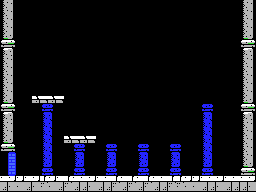

Rendered tile map (Tiled .tmx) drawn with the repository's tilesets; below, a short description and the full map source, tile grids included:
An orthogonal 32x24 tile map with 8x8 px tiles, 1 tile layer (Tile Layer 1), 2 tilesets.

<map version="1.0" orientation="orthogonal" renderorder="right-down" width="32" height="24" tilewidth="8" tileheight="8" nextobjectid="1">
 <tileset firstgid="1" name="tiles" tilewidth="8" tileheight="8" tilecount="256" columns="16">
  <image source="boss1-tiles.png" width="128" height="128" />
 </tileset>
 <tileset firstgid="257" name="tiles" tilewidth="8" tileheight="8" tilecount="256" columns="16">
  <image source="pyramid/tiles.png" width="128" height="128" />
 </tileset>
 <layer name="Tile Layer 1" width="32" height="24">
  <data encoding="csv">
468,469,1,1,1,1,1,1,1,1,1,1,1,1,1,1,1,1,1,1,1,1,1,1,1,1,1,1,1,1,468,469,
468,469,1,1,1,1,1,1,1,1,1,1,1,1,1,1,1,1,1,1,1,1,1,1,1,1,1,1,1,1,468,469,
468,469,1,1,1,1,1,1,1,1,1,1,1,1,1,1,1,1,1,1,1,1,1,1,1,1,1,1,1,1,468,469,
468,469,1,1,1,1,1,1,1,1,1,1,1,1,1,1,1,1,1,1,1,1,1,1,1,1,1,1,1,1,468,469,
484,485,1,1,1,1,1,1,1,1,1,1,1,1,1,1,1,1,1,1,1,1,1,1,1,1,1,1,1,1,484,485,
500,501,1,1,1,1,1,1,1,1,1,1,1,1,1,1,1,1,1,1,1,1,1,1,1,1,1,1,1,1,500,501,
452,453,1,1,1,1,1,1,1,1,1,1,1,1,1,1,1,1,1,1,1,1,1,1,1,1,1,1,1,1,452,453,
468,469,1,1,1,1,1,1,1,1,1,1,1,1,1,1,1,1,1,1,1,1,1,1,1,1,1,1,1,1,468,469,
468,469,1,1,1,1,1,1,1,1,1,1,1,1,1,1,1,1,1,1,1,1,1,1,1,1,1,1,1,1,468,469,
468,469,1,1,1,1,1,1,1,1,1,1,1,1,1,1,1,1,1,1,1,1,1,1,1,1,1,1,1,1,468,469,
468,469,1,1,1,1,1,1,1,1,1,1,1,1,1,1,1,1,1,1,1,1,1,1,1,1,1,1,1,1,468,469,
468,469,1,1,1,1,1,1,1,1,1,1,1,1,1,1,1,1,1,1,1,1,1,1,1,1,1,1,1,1,468,469,
484,485,1,1,143,144,143,144,1,1,1,1,1,1,1,1,1,1,1,1,1,1,1,1,1,1,1,1,1,1,484,485,
500,501,1,1,1,113,114,1,1,1,1,1,1,1,1,1,1,1,1,1,1,1,1,1,1,113,114,1,1,1,500,501,
452,453,1,1,1,117,118,1,1,1,1,1,1,1,1,1,1,1,1,1,1,1,1,1,1,117,118,1,1,1,452,453,
468,469,1,1,1,117,118,1,1,1,1,1,1,1,1,1,1,1,1,1,1,1,1,1,1,117,118,1,1,1,468,469,
468,469,1,1,1,117,118,1,1,1,1,1,1,1,1,1,1,1,1,1,1,1,1,1,1,117,118,1,1,1,468,469,
484,485,1,1,1,117,118,1,143,144,143,144,1,1,1,1,1,1,1,1,1,1,1,1,1,117,118,1,1,1,468,469,
500,501,1,1,1,117,118,1,1,113,114,1,1,113,114,1,1,113,114,1,1,113,114,1,1,117,118,1,1,1,468,469,
1,107,1,1,1,117,118,1,1,117,118,1,1,117,118,1,1,117,118,1,1,117,118,1,1,117,118,1,1,1,468,469,
1,108,1,1,1,119,120,1,1,119,120,1,1,119,120,1,1,119,120,1,1,119,120,1,1,119,120,1,1,1,484,485,
1,109,1,1,1,113,114,1,1,113,114,1,1,113,114,1,1,113,114,1,1,113,114,1,1,113,114,1,1,1,500,501,
156,247,247,156,247,151,247,156,151,156,156,247,156,156,151,156,151,156,151,156,156,151,151,247,247,156,156,247,156,156,156,247,
152,153,153,152,153,153,153,152,153,152,152,153,152,152,153,152,153,152,153,152,152,153,153,153,153,152,152,153,152,152,152,153
</data>
 </layer>
</map>
